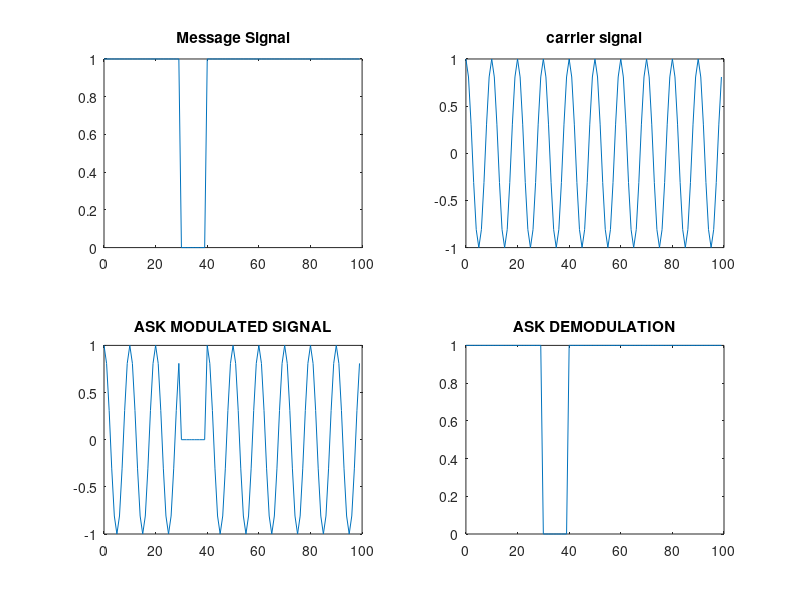

Write the MATLAB code that produced this figure.
 clc;
close all;
clear all;
n=0:99;
fs=10000;
fc=1000;
n_bits=10;
m1=randi([0,1],1,n_bits);
ma=repelem(m1,10);
c=cos(2*pi*(fc/fs)*n);
ask_modulated =ma.*c;
subplot(2,2,1);
plot(n,ma);
title("Message Signal");
subplot(2,2,2);
plot(n,c);
title("carrier signal");
subplot(2,2,3);
plot(n,ask_modulated);
title("ASK MODULATED SIGNAL");
ask_demodulation=ask_modulated./c;
subplot(2,2,4);
plot(n,ask_demodulation);
title("ASK DEMODULATION");
